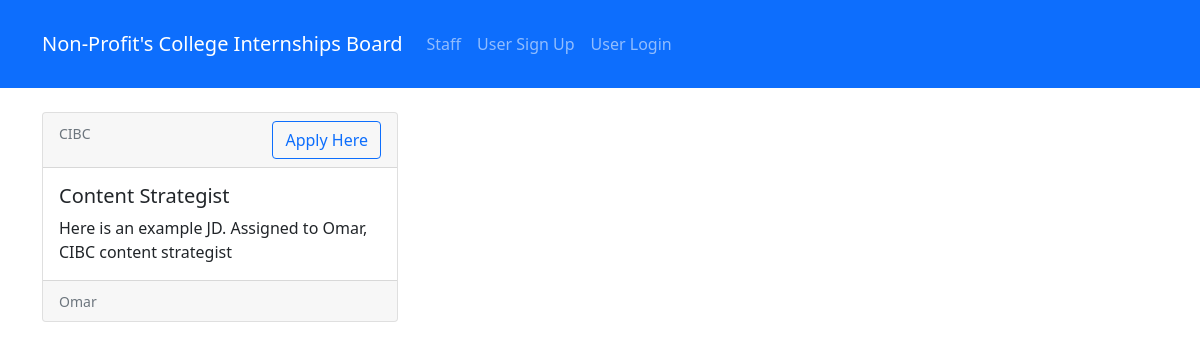
Page /show_internship/3/ on the earlier database version.
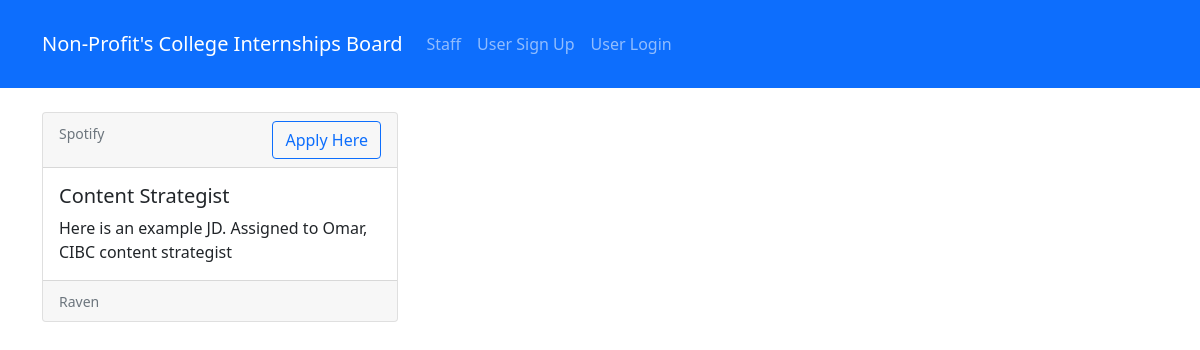
Same page on the later database version.
### board/models.py (models this page shows, shortened)
class Internship(models.Model):
    position_title = models.CharField(max_length=200)
    date_posted = models.DateField(default=date.today)
    app_link= models.URLField()
    description = models.TextField(blank=True)
    staff = models.ForeignKey(Staff, null=True, on_delete= models.SET_NULL)
    company = models.ForeignKey(Company, null=True, on_delete= models.SET_NULL)

class Company(models.Model):
    name = models.CharField(max_length=200)
    org_partner = models.BooleanField()
    website = models.URLField()
    location = models.CharField(max_length=200, blank=True)
    def __str__(self):
        return self.name

class Staff(models.Model):
    name= models.CharField(max_length=150)
    position = models.CharField(max_length=200)
    email = models.EmailField()
    def __str__(self):
        return self.name

### board/views.py (the view)
# urls.py: path('show_internship/<internship_id>/',views.show_internship,name='show-internship'),
def show_internship(request, internship_id):
    internship = Internship.objects.get(pk=internship_id)
    context = {
        'internship': internship
    }
    return render(request, 'board/show_internship.html', context)

### board/templates/board/show_internship.html
{% extends "board/base.html" %}
{% block content %}
    <div class="row row-cols-1 row-cols-md-3 g-4">
        <div class="col">
          <div class="card h-100">
            <div class="card-header">
              <small class="text-muted">{{ internship.company }}</small>
              <a href="{{ internship.app_link }}" class="btn btn-outline-primary float-end">Apply Here</a>
            </div>
            <div class="card-body">
              <h5 class="card-title">{{ internship.position_title }}</h5>
              <p class="card-text">{{ internship.description }}</p>
            </div>
            <div class="card-footer">
              <small class="text-muted">{{ internship.staff }}</small>
            </div>
          </div>
        </div>
    </div>
{% endblock content %}

Differences in the rows shown:
changed Internship "Content Strategist": company "CIBC" → "Spotify"; staff "Omar" → "Raven"
